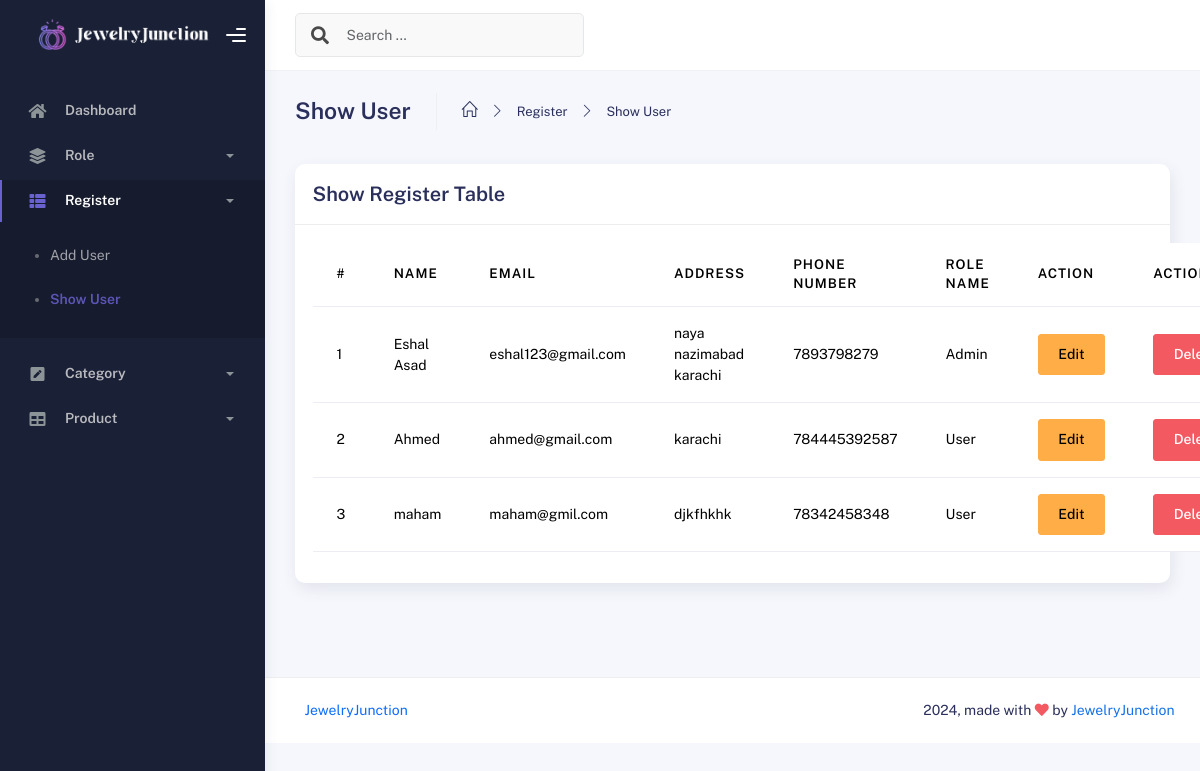
Page /admin/showregister.php on the committed database.
### tables this page shows
CREATE TABLE `register` (
  `user_id` int(100) NOT NULL,
  `Name` varchar(100) NOT NULL,
  `Email` varchar(100) NOT NULL,
  `Address` varchar(100) NOT NULL,
  `Phone Number` varchar(100) NOT NULL,
  `Role_id` int(100) NOT NULL
);

CREATE TABLE `roles` (
  `id` int(100) NOT NULL,
  `role_name` varchar(100) NOT NULL
);

### admin/showregister.php (the view, shortened to what this page needs)
<?php include('header.php') ?>
<body>
    <div class="wrapper">
        <div class="sidebar" data-background-color="dark">
            <div class="sidebar-logo">
                <div class="logo-header" data-background-color="dark">
                    <a href="front.php" class="logo">
                        <img
                            src="../assets/img/logo.png"
                            alt="navbar brand"
                            class="navbar-brand"
                            style="height: 55px; margin-right: 10px; margin-top: 15px;" />
                    </a>
                    <div class="nav-toggle">
                        <button class="btn btn-toggle toggle-sidebar">
                            <i class="gg-menu-right"></i>
                        </button>
                    </div>
                </div>
            </div>
            <div class="sidebar-wrapper scrollbar scrollbar-inner">
                <div class="sidebar-content">
                    <ul class="nav nav-secondary">
                        <li class="nav-item">
                            <a
                                data-bs-toggle="collapse"
                                href="#dashboard"
                                class="collapsed"
                                aria-expanded="false">
                                <i class="fas fa-home"></i>
                                <p>Dashboard</p>
                            </a>
                        </li>
                        <li class="nav-item">
                            <a data-bs-toggle="collapse" href="#base">
                                <i class="fas fa-layer-group"></i>
                                <p>Role</p>
                                <span class="caret"></span>
                            </a>
                        </li>
                        <li class="nav-item active submenu">
                            <a data-bs-toggle="collapse" href="#sidebarLayouts">
                                <i class="fas fa-th-list"></i>
                                <p>Register</p>
                                <span class="caret"></span>
                            </a>
                            <div class="collapse show" id="sidebarLayouts">
                                <ul class="nav nav-collapse">
                                    <li>
                                        <a href="addregister.php">
                                            <span class="sub-item">Add User</span>
                                        </a>
                                    </li>
                                    <li class="active">
                                        <a href="showregister.php">
                                            <span class="sub-item">Show User</span>
                                        </a>
                                    </li>
                                </ul>
                            </div>
                        </li>
                        <li class="nav-item">
                            <a data-bs-toggle="collapse" href="#forms">
                                <i class="fas fa-pen-square"></i>
                                <p>Category</p>
                                <span class="caret"></span>
                            </a>
                        </li>
                        <li class="nav-item">
                            <a data-bs-toggle="collapse" href="#tables">
                                <i class="fas fa-table"></i>
                                <p>Product</p>
                                <span class="caret"></span>
                            </a>
                        </li>
                    </ul>
                </div>
            </div>
        </div>
        <div class="main-panel">
            <div class="main-header">
                <nav
                    class="navbar navbar-header navbar-header-transparent navbar-expand-lg border-bottom">
                    <div class="container-fluid">
                        <nav
                            class="navbar navbar-header-left navbar-expand-lg navbar-form nav-search p-0 d-none d-lg-flex">
                            <div class="input-group">
                                <div class="input-group-prepend">
                                    <button type="submit" class="btn btn-search pe-1">
                                        <i class="fa fa-search search-icon"></i>
                                    </button>
                                </div>
                                <input
                                    type="text"
                                    placeholder="Search ..."
                                    class="form-control" />
                            </div>
                        </nav>
                    </div>
                </nav>
            </div>
            <div class="container">
                <div class="page-inner">
                    <div class="page-header">
                        <h3 class="fw-bold mb-3">Show User</h3>
                        <ul class="breadcrumbs mb-3">
                            <li class="nav-home">
                                <a href="#">
                                    <i class="icon-home"></i>
                                </a>
                            </li>
                            <li class="separator">
                                <i class="icon-arrow-right"></i>
                            </li>
                            <li class="nav-item">
                                <a href="#">Register</a>
                            </li>
                            <li class="separator">
                                <i class="icon-arrow-right"></i>
                            </li>
                            <li class="nav-item">
                                <a href="#">Show User</a>
                            </li>
                        </ul>
                    </div>
                    <div class="row" style="margin-bottom: 40px;">
                        <div class="col-md-12">
                            <div class="card">
                                <div class="card-header">
                                    <div class="card-title">Show Register Table</div>
                                </div>
                                <div class="card-body">
                                    <table class="table table-hover">
                                        <thead>
                                            <tr>
                                                <th scope="col">#</th>
                                                <th scope="col">Name</th>
                                                <th scope="col">Email</th>
                                                <th scope="col">Address</th>
                                                <th scope="col">Phone Number</th>
                                                <th scope="col">Role Name</th>
                                                <th scope="col">Action</th>
                                                <th scope="col">Action</th>
                                            </tr>
                                        </thead>
                                        <?php
    include('../config/db.php');
    $show = "select * from register inner join roles on register.role_id = roles.id";
    $no = 0;
    $result = mysqli_query($conn, $show);
    while($row = mysqli_fetch_array($result)){
        $no = $no + 1
?>
                                        <tbody>
                                            <tr>
                                                <td><?php echo $no ?></td>
                                                <td><?php echo $row['Name']?></td>
                                                <td><?php echo $row['Email']?></td>
                                                <td><?php echo $row['Address']?></td>
                                                <td><?php echo $row['Phone Number']?></td>
                                                <td><?php echo $row['role_name']?></td>
                                                <td><a href="editregister.php?id=<?php echo $row['user_id']?>"><button class="btn btn-warning">Edit</button></a></td>
                                                <td><a href="registerdelete.php?id=<?php echo $row['user_id']?>"><button class="btn btn-danger">Delete</button></a></td>
                                            </tr>
                                            <?php  }?>
                                        </tbody>
                                    </table>
                                </div>
                            </div>
                        </div>
                    </div>
                </div>
            <footer class="footer">
                <div class="container-fluid d-flex justify-content-between">
                    <nav class="pull-left">
                        <ul class="nav">
                            <li class="nav-item">
                                <a class="nav-link" href="http://www.themekita.com">
                                    JewelryJunction
                                </a>
                            </li>
                        </ul>
                    </nav>
                    <div class="copyright">
                        2024, made with <i class="fa fa-heart heart text-danger"></i> by
                        <a href="http://www.themekita.com">JewelryJunction</a>
                    </div>
                </div>
            </footer>
        </div>
</body>
</html>

### rows in the picture
register: Name "Eshal Asad", Email "eshal123@gmail.com", Address "naya nazimabad karachi", Phone Number "7893798279", Role.role_name "Admin"
register: Name "Ahmed", Email "ahmed@gmail.com", Address "karachi", Phone Number "784445392587", Role.role_name "User"
register: Name "maham", Email "maham@gmil.com", Address "djkfhkhk", Phone Number "78342458348", Role.role_name "User"
